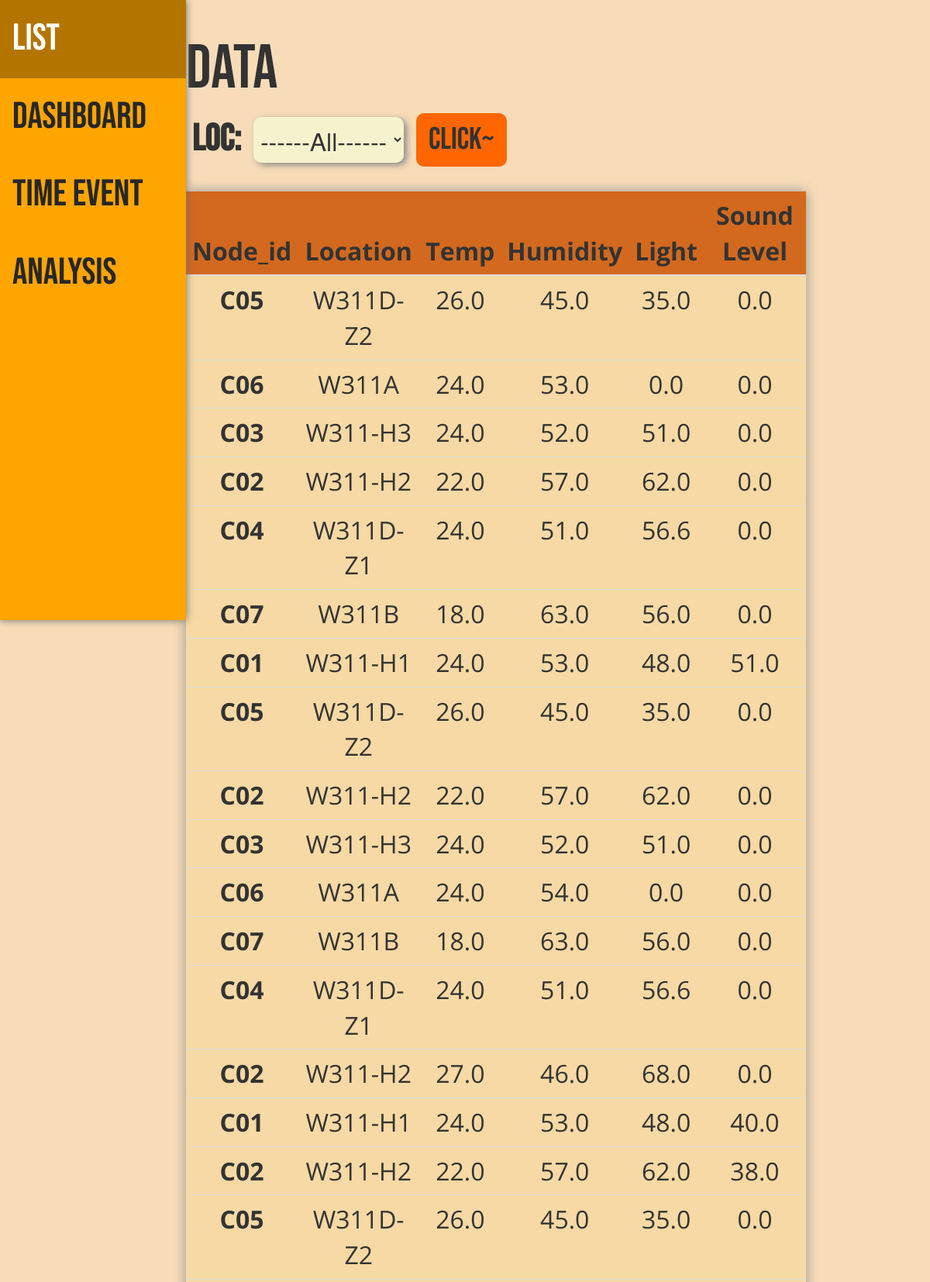
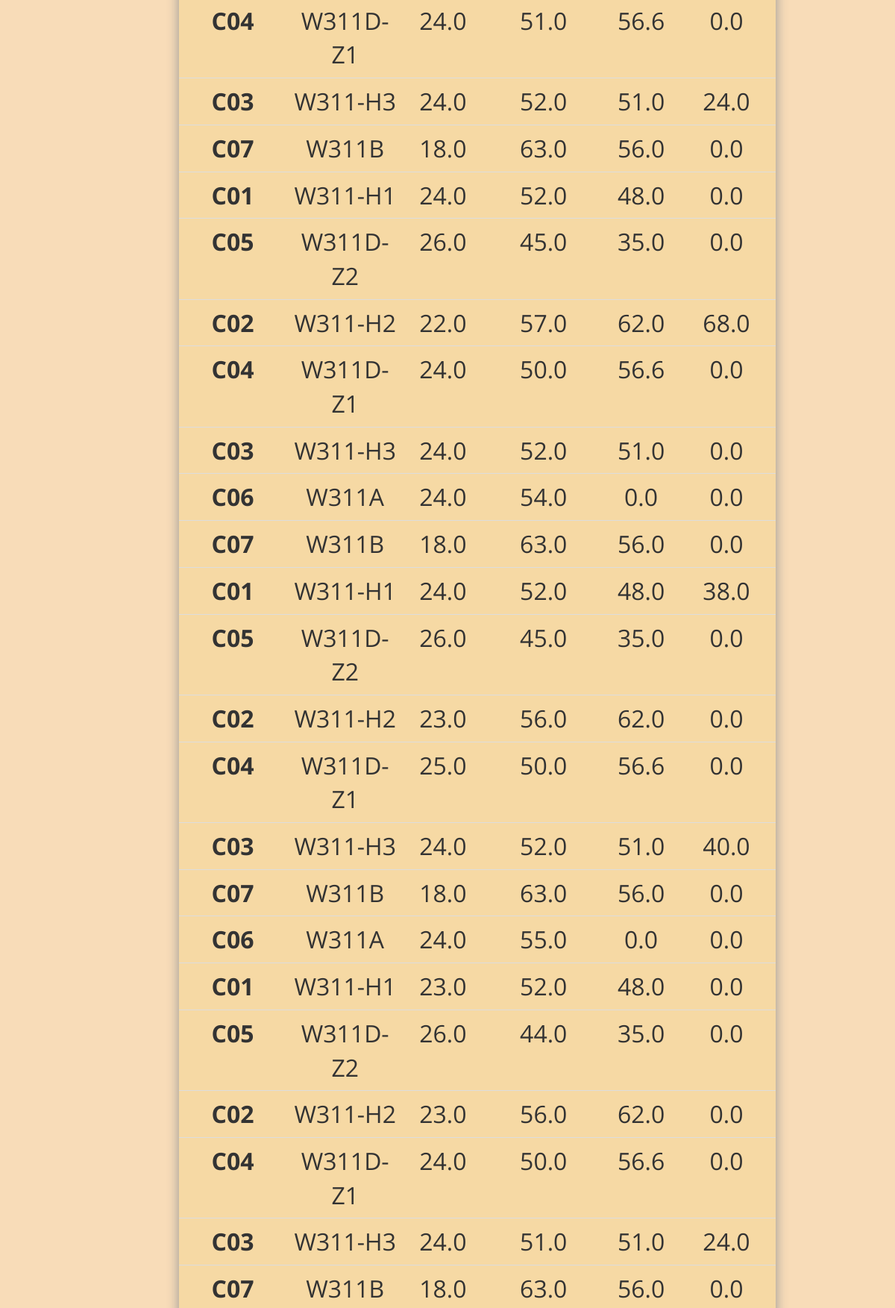
/data/?page=3 (upper part), run on the app's committed database (2 pictures, top to bottom).
### CollectData/models.py (models this page shows, shortened)
class Data(models.Model):
    node_id = models.CharField(max_length= 10)
    loc = models.CharField(max_length=15)
    temp = models.DecimalField(decimal_places = 1, max_digits=5)
    hum = models.DecimalField(decimal_places = 1, max_digits=5)
    light = models.DecimalField(decimal_places = 1, max_digits=5)
    snd = models.DecimalField(decimal_places = 1, max_digits=5)
    date_created = models.DateTimeField(auto_now_add=True)
    class Meta:
        ordering = ['id']

### CollectData/views.py (the view)
# urls.py: path("", views.index, name="analysis"),
def index(request):
    data = Data.objects.all()
    if request.method == "POST":
        form = DataForm(request.POST)
        if form.is_valid():
            loc = form.cleaned_data.get("loc")
            if loc == "null":
                data = Data.objects.all()
            else:
                data = Data.objects.filter(loc=loc)
    else:
        form = DataForm()
    p = Paginator(data, 50)
    page_number = request.GET.get("page")
    page_obj = p.get_page(page_number)
    context = {
        "form": form,
        'page_number': page_number,
        "page_obj": page_obj,
    }
    return render(request, "data.html", context=context)

### CollectData/forms.py
class DataForm(ModelForm):
    class Meta: # Attach additional information
        model = Data
        fields = ('loc',)
        data = Data.objects.all()
        venue = []
        for datum in data:
            skip = False
            for item in venue:
                if datum.loc == item:
                    skip = True
                    break
            if not skip:
                venue.append(datum.loc)
        tup = (("null", "------All------"), )
        for item in venue:
            tup = tup + ((item, item),)
        LOC_CHOICES = tup
        widgets = {'loc': forms.Select(choices=LOC_CHOICES)}

### CollectData/templates/data.html (shortened to what this page needs)
{%extends 'base.html'%}
{%block style%}
{%load static%}
<link rel="stylesheet" href="{%static 'css/data.css'%}">
{%endblock%}
{%block content%}
<span class="page-topic">Data</span>
<form method="POST" action="" class="search-location">
  {{form}}
  <button class="myBtn">Click~</button>
</form>
<table class="table">
  <thead class="thead-dark">
    <tr class="table-header">
      <th scope="col" class="table-center">Node_id</th>
      <th scope="col" class="table-center">Location</th>
      <th scope="col" class="table-center">Temp</th>
      <th scope="col" class="table-center">Humidity</th>
      <th scope="col" class="table-center">Light</th>
      <th scope="col" class="table-center">Sound Level</th>
    </tr>
  </thead>
  <tbody>
    {%for datum in page_obj%}
    <tr class="table-body">
      <th class="table-center">{{datum.node_id}}</th>
      <td class="table-center">{{datum.loc}}</td>
      <td class="table-center">{{datum.temp}}</td>
      <td class="table-center">{{datum.hum}}</td>
      <td class="table-center">{{datum.light}}</td>
      <td class="table-center">{{datum.snd}}</td>
    </tr>
    {%endfor%}
  </tbody>
</table>
{%endblock%}

### CollectData/static/css/base.css (style rules this page uses)
:root { --default-font-size: 16px; font-size: var(--default-font-size); }
body { margin: 0; padding: 0; }
.body { background-color: rgb(248, 220, 184); }
.page-topic { font-family: 'Bebas Neue', cursive; font-size: 5rem; }
label { font-family: 'Bebas Neue', cursive; font-size: 3rem; }
select, input { border-radius: 10px; padding: 5px; font-family: 'Open Sans', sans-serif; background-color: #f5f3cd; border: none; box-shadow: 4px 3px 8px rgb(139, 139, 139); }
.myBtn { font-family: 'Bebas Neue', cursive; border-radius: 10px; padding: 0.1rem 1rem; font-size: 2.5rem; transition: all 200ms; background-color: rgb(255, 102, 0); border: none; }
.table-header { background-color: chocolate; }
.table { font-size: 2rem; font-family: 'Open Sans', sans-serif; border: none; box-shadow: 0 0 15px rgb(148, 148, 148); margin: 2rem 0; }
.table > tbody > tr > td, .table > tbody > tr > th, .table > tfoot > tr > td, .table > tfoot > tr > th, .table > thead > tr > td, .table > thead > tr > th { border-color: rgb(77, 77, 77); }
.table-center { text-align: center; }
.table-body { background-color: rgb(246, 217, 164); transition: background-color 200ms; }

### CollectData/static/css/data.css (style rules this page uses)
.search-location { display: flex; }
.search-location > * { margin: 0 0.5rem; }
.search-location > select { margin-top: 5px; margin-bottom: 5px; }

### data on the page
Data: node_id "C05", loc "W311D-Z2", temp "26.0", hum "45.0", light "35.0", snd "0.0"
Data: node_id "C06", loc "W311A", temp "24.0", hum "53.0", light "0.0", snd "0.0"
Data: node_id "C03", loc "W311-H3", temp "24.0", hum "52.0", light "51.0", snd "0.0"
Data: node_id "C02", loc "W311-H2", temp "22.0", hum "57.0", light "62.0", snd "0.0"
Data: node_id "C04", loc "W311D-Z1", temp "24.0", hum "51.0", light "56.6", snd "0.0"
Data: node_id "C07", loc "W311B", temp "18.0", hum "63.0", light "56.0", snd "0.0"
Data: node_id "C01", loc "W311-H1", temp "24.0", hum "53.0", light "48.0", snd "51.0"
Data: node_id "C05", loc "W311D-Z2", temp "26.0", hum "45.0", light "35.0", snd "0.0"
Data: node_id "C02", loc "W311-H2", temp "22.0", hum "57.0", light "62.0", snd "0.0"
Data: node_id "C03", loc "W311-H3", temp "24.0", hum "52.0", light "51.0", snd "0.0"
Data: node_id "C06", loc "W311A", temp "24.0", hum "54.0", light "0.0", snd "0.0"
Data: node_id "C07", loc "W311B", temp "18.0", hum "63.0", light "56.0", snd "0.0"
Data: node_id "C04", loc "W311D-Z1", temp "24.0", hum "51.0", light "56.6", snd "0.0"
Data: node_id "C02", loc "W311-H2", temp "27.0", hum "46.0", light "68.0", snd "0.0"
Data: node_id "C01", loc "W311-H1", temp "24.0", hum "53.0", light "48.0", snd "40.0"
Data: node_id "C02", loc "W311-H2", temp "22.0", hum "57.0", light "62.0", snd "38.0"
Data: node_id "C05", loc "W311D-Z2", temp "26.0", hum "45.0", light "35.0", snd "0.0"
Data: node_id "C04", loc "W311D-Z1", temp "24.0", hum "51.0", light "56.6", snd "0.0"
Data: node_id "C03", loc "W311-H3", temp "24.0", hum "52.0", light "51.0", snd "24.0"
Data: node_id "C07", loc "W311B", temp "18.0", hum "63.0", light "56.0", snd "0.0"
Data: node_id "C01", loc "W311-H1", temp "24.0", hum "52.0", light "48.0", snd "0.0"
Data: node_id "C05", loc "W311D-Z2", temp "26.0", hum "45.0", light "35.0", snd "0.0"
Data: node_id "C02", loc "W311-H2", temp "22.0", hum "57.0", light "62.0", snd "68.0"
Data: node_id "C04", loc "W311D-Z1", temp "24.0", hum "50.0", light "56.6", snd "0.0"
Data: node_id "C03", loc "W311-H3", temp "24.0", hum "52.0", light "51.0", snd "0.0"
Data: node_id "C06", loc "W311A", temp "24.0", hum "54.0", light "0.0", snd "0.0"
Data: node_id "C07", loc "W311B", temp "18.0", hum "63.0", light "56.0", snd "0.0"
Data: node_id "C01", loc "W311-H1", temp "24.0", hum "52.0", light "48.0", snd "38.0"
Data: node_id "C05", loc "W311D-Z2", temp "26.0", hum "45.0", light "35.0", snd "0.0"
Data: node_id "C02", loc "W311-H2", temp "23.0", hum "56.0", light "62.0", snd "0.0"
Data: node_id "C04", loc "W311D-Z1", temp "25.0", hum "50.0", light "56.6", snd "0.0"
Data: node_id "C03", loc "W311-H3", temp "24.0", hum "52.0", light "51.0", snd "40.0"
Data: node_id "C07", loc "W311B", temp "18.0", hum "63.0", light "56.0", snd "0.0"
Data: node_id "C06", loc "W311A", temp "24.0", hum "55.0", light "0.0", snd "0.0"
Data: node_id "C01", loc "W311-H1", temp "23.0", hum "52.0", light "48.0", snd "0.0"
Data: node_id "C05", loc "W311D-Z2", temp "26.0", hum "44.0", light "35.0", snd "0.0"
Data: node_id "C02", loc "W311-H2", temp "23.0", hum "56.0", light "62.0", snd "0.0"
Data: node_id "C04", loc "W311D-Z1", temp "24.0", hum "50.0", light "56.6", snd "0.0"
Data: node_id "C03", loc "W311-H3", temp "24.0", hum "51.0", light "51.0", snd "24.0"
Data: node_id "C07", loc "W311B", temp "18.0", hum "63.0", light "56.0", snd "0.0"
